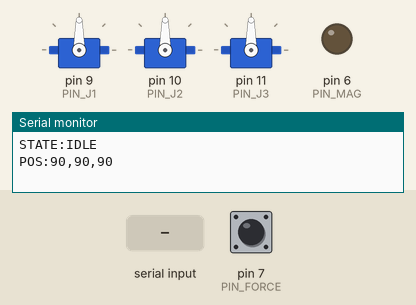
Bench run of a sketch on a simulated Arduino Uno, built with avr-gcc and run on an emulated ATmega328P. On the bench: 3 × servo, output pins drawn as LEDs (lit = HIGH), the last lines printed to the serial monitor. The inputs (shaded band) are chosen by the test bench; at power-on: pin 7 (PIN_FORCE) HIGH.

Above: at 1.2 s.
1.3 s: "SEQ:START\n" received over Serial
At 4.1 s:
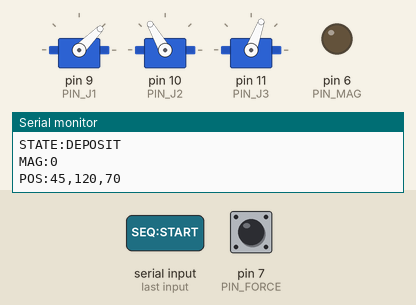
4.3 s: "J1:\n" received over Serial
7.3 s: "J2:\n" received over Serial
10.3 s: "J3:\n" received over Serial
At 13.0 s:
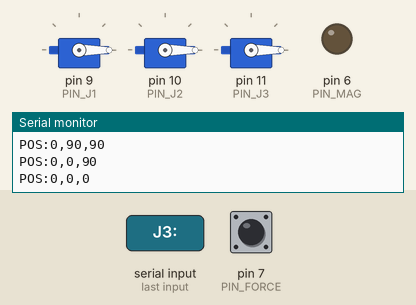
13.3 s: "J1:90\n" received over Serial
At 14.9 s:
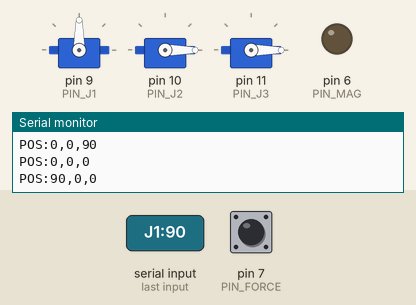
15.8 s: "J2:90\n" received over Serial
At 18.0 s:
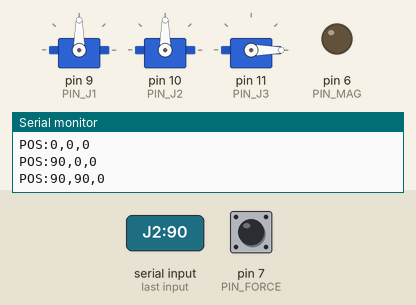
Timing chart, 0 to 19.3 s (numbered marks = the images above; inputs shaded):
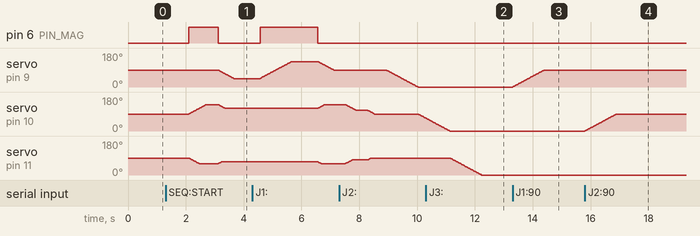

Measured:
- after the input at 1.3 s, pin 6 (PIN_MAG): LOW → HIGH after 0.80 s, → LOW 1.0 s later; servo on pin 9 (PIN_J1): moves from 90° to 45° over 0.55 s, starting after 1.8 s; servo on pin 10 (PIN_J2): rises from 90° to 140° in 0.60 s, then falls to 120° in 0.65 s
- after the input at 10.3 s, servo on pin 11 (PIN_J3): moves from 90° to 0° over 1.1 s, starting after 0.83 s
- after the input at 13.3 s, servo on pin 9 (PIN_J1): moves from 0° to 90° over 1.1 s, starting at once
- after the input at 15.8 s, servo on pin 10 (PIN_J2): moves from 0° to 90° over 1.1 s, starting at once

The sketch:

reswap_arm_firmware.ino
```cpp
/* ============================================================================
   Reswap — Swap Arm Firmware  (Tier 1 demo)
   Matches: reswap_gcs.html  (Ground Control System, Arduino link)

   This is the OTHER END of the GCS serial link. The GCS and this sketch share
   one protocol; they coincide by construction. Flash this to Sudheer's Arduino,
   OR if his wiring differs, change ONLY the PIN MAP + POSE TABLE below and the
   protocol still matches the GCS untouched.

   Hardware (per master context, Tier 1 ~$122):
     - 3x MG996R servos  -> J1 base/yaw, J2 shoulder/pitch, J3 elbow/pitch
     - Electromagnet gripper via a MOSFET (logic-level, e.g. IRLZ44N) — NOT off a
       servo pin. Flyback diode across the coil.
     - Optional force/limit switch confirming grip (active-LOW to GND).
     - Real 18650 packs charging via TP4056 (not driven here).

   POWER — important: MG996R stall current is ~2.5 A. Power all three servos from
   a separate 5–6 V supply (>=5 A). Tie that supply's GND to the Arduino GND.
   Do NOT run the servos off the Arduino 5V pin.

   ---- PROTOCOL (mirror of LINK in reswap_gcs.html) --------------------------
   Baud: 115200. Commands are newline-terminated ASCII.

   GCS -> Arm:
     PING                  -> replies PONG
     J1:<0-180>            set base servo
     J2:<0-180>            set shoulder servo
     J3:<0-180>            set elbow servo
     MOVE:<j1>,<j2>,<j3>   set all three (interpolated)
     MAG:0 | MAG:1         electromagnet off / on
     HOME                  go to IDLE pose, magnet off
     SEQ:START             run the full swap sequence on-board
     ESTOP                 halt sequence, release magnet immediately

   Arm -> GCS (telemetry, newline-terminated):
     PONG                  handshake reply
     STATE:<NAME>          entered a state (IDLE..CLEAR)
     POS:<j1>,<j2>,<j3>    current servo angles
     MAG:<0|1>             magnet state
     FORCE:<0|1>           grip sensor (1 = pack held)
     PACK:<id>             detected pack id
     DONE:CLEAR            swap sequence finished
     ERR:<text>            fault
   ========================================================================== */

#include <Servo.h>

// ---- PIN MAP (edit to match Sudheer's board) -------------------------------
const uint8_t PIN_J1  = 9;    // base / yaw
const uint8_t PIN_J2  = 10;   // shoulder / pitch
const uint8_t PIN_J3  = 11;   // elbow / pitch
const uint8_t PIN_MAG = 6;    // electromagnet MOSFET gate
const uint8_t PIN_FORCE = 7;  // grip switch, active-LOW (INPUT_PULLUP)

// ---- POSE TABLE (CALIBRATE on the bench) -----------------------------------
// {J1, J2, J3, MAG} per state. Safe starting values for L1=170/L2=140.
struct Pose { uint8_t j1, j2, j3, mag; };
const char* STATE_NAMES[] = {
  "IDLE","AUTHENTICATE","GRIP_DEPLETED","DEPOSIT",
  "PICK_CHARGED","INSERT","CONFIRM","CLEAR"
};
const Pose POSES[] = {
  { 90,  90,  90, 0}, // IDLE
  { 90,  90,  90, 0}, // AUTHENTICATE
  { 90, 140,  60, 1}, // GRIP_DEPLETED   (magnet on, grab from drone)
  { 45, 120,  70, 0}, // DEPOSIT         (rotate to empty socket, release)
  {135, 120,  70, 1}, // PICK_CHARGED    (rotate to charged socket, magnet on)
  { 90, 140,  60, 0}, // INSERT          (seat into drone, release)
  { 90, 110,  80, 0}, // CONFIRM         (verify seat + charge)
  { 90,  90,  90, 0}, // CLEAR           (return home)
};
const uint8_t N_STATES = sizeof(POSES)/sizeof(POSES[0]);

// ---- Motion tuning ---------------------------------------------------------
const uint8_t  STEP_DEG   = 1;    // interpolation granularity
const uint16_t STEP_MS    = 12;   // ms per degree (lower = faster)
const uint16_t SETTLE_MS  = 400;  // dwell after each pose
const uint16_t DEPOSIT_MS = 900;  // extra dwell for socket in/out

Servo s1, s2, s3;
int curJ1 = 90, curJ2 = 90, curJ3 = 90;
bool magOn = false;
bool eStop = false;
String rx;

// ---------------------------------------------------------------------------
void setup() {
  Serial.begin(115200);
  pinMode(PIN_MAG, OUTPUT);   digitalWrite(PIN_MAG, LOW);
  pinMode(PIN_FORCE, INPUT_PULLUP);
  s1.attach(PIN_J1); s2.attach(PIN_J2); s3.attach(PIN_J3);
  applyServos(curJ1, curJ2, curJ3);
  emitState("IDLE");
  emitPos();
}

void loop() {
  while (Serial.available()) {
    char c = Serial.read();
    if (c == '\n') { handle(rx); rx = ""; }
    else if (c != '\r' && rx.length() < 48) rx += c;
  }
}

// ---- Command parser --------------------------------------------------------
void handle(String cmd) {
  cmd.trim();
  if (cmd.length() == 0) return;

  if (cmd == "PING")        { Serial.println("PONG"); }
  else if (cmd == "HOME")   { eStop = false; gotoPose(POSES[0]); emitState("IDLE"); }
  else if (cmd == "ESTOP")  { doEStop(); }
  else if (cmd == "SEQ:START") { runSwapSequence(); }
  else if (cmd.startsWith("MAG:"))  { setMagnet(cmd.substring(4).toInt() != 0); }
  else if (cmd.startsWith("J1:"))   { moveTo(cmd.substring(3).toInt(), curJ2, curJ3); }
  else if (cmd.startsWith("J2:"))   { moveTo(curJ1, cmd.substring(3).toInt(), curJ3); }
  else if (cmd.startsWith("J3:"))   { moveTo(curJ1, curJ2, cmd.substring(3).toInt()); }
  else if (cmd.startsWith("MOVE:")) {
    String a = cmd.substring(5);
    int c1 = a.indexOf(','), c2 = a.indexOf(',', c1 + 1);
    if (c1 > 0 && c2 > c1)
      moveTo(a.substring(0,c1).toInt(), a.substring(c1+1,c2).toInt(), a.substring(c2+1).toInt());
    else Serial.println("ERR:bad MOVE");
  }
  else { Serial.print("ERR:unknown "); Serial.println(cmd); }
}

// ---- Swap sequence (on-board, ~matches the 78s target) ---------------------
void runSwapSequence() {
  eStop = false;
  for (uint8_t i = 0; i < N_STATES; i++) {
    if (eStop) { Serial.println("ERR:aborted"); return; }
    emitState(STATE_NAMES[i]);
    gotoPose(POSES[i]);

    // Grip confirmation at the two load-bearing states.
    if (!strcmp(STATE_NAMES[i], "GRIP_DEPLETED")) {
      Serial.println("PACK:PK-2291");
      emitForce();
    }
    if (!strcmp(STATE_NAMES[i], "INSERT")) emitForce();
    if (!strcmp(STATE_NAMES[i], "CLEAR"))  Serial.println("PACK:-");

    uint16_t dwell = (!strcmp(STATE_NAMES[i],"DEPOSIT") ||
                      !strcmp(STATE_NAMES[i],"PICK_CHARGED")) ? DEPOSIT_MS : SETTLE_MS;
    delay(dwell);
  }
  Serial.println("DONE:CLEAR");
}

// ---- Motion ----------------------------------------------------------------
void gotoPose(Pose p) {
  if (p.mag != magOn) setMagnet(p.mag);      // magnet before/at move as table dictates
  moveTo(p.j1, p.j2, p.j3);
}

void moveTo(int t1, int t2, int t3) {
  t1 = constrain(t1, 0, 180); t2 = constrain(t2, 0, 180); t3 = constrain(t3, 0, 180);
  while (curJ1 != t1 || curJ2 != t2 || curJ3 != t3) {
    if (eStop) return;
    curJ1 += sgn(t1 - curJ1) * min((int)STEP_DEG, abs(t1 - curJ1));
    curJ2 += sgn(t2 - curJ2) * min((int)STEP_DEG, abs(t2 - curJ2));
    curJ3 += sgn(t3 - curJ3) * min((int)STEP_DEG, abs(t3 - curJ3));
    applyServos(curJ1, curJ2, curJ3);
    delay(STEP_MS);
  }
  emitPos();
}

void applyServos(int a, int b, int c) { s1.write(a); s2.write(b); s3.write(c); }

void setMagnet(bool on) {
  magOn = on;
  digitalWrite(PIN_MAG, on ? HIGH : LOW);
  Serial.print("MAG:"); Serial.println(on ? 1 : 0);
}

void doEStop() {
  eStop = true;
  setMagnet(false);
  Serial.println("STATE:IDLE");
  Serial.println("ERR:ESTOP");
}

// ---- Telemetry helpers -----------------------------------------------------
void emitState(const char* s) { Serial.print("STATE:"); Serial.println(s); }
void emitPos() {
  Serial.print("POS:"); Serial.print(curJ1); Serial.print(',');
  Serial.print(curJ2); Serial.print(','); Serial.println(curJ3);
}
void emitForce() {
  int held = (digitalRead(PIN_FORCE) == LOW) ? 1 : 1;  // switch present? use reading; else assume held for demo
  Serial.print("FORCE:"); Serial.println(held);
}
int sgn(int x){ return (x > 0) - (x < 0); }
```
